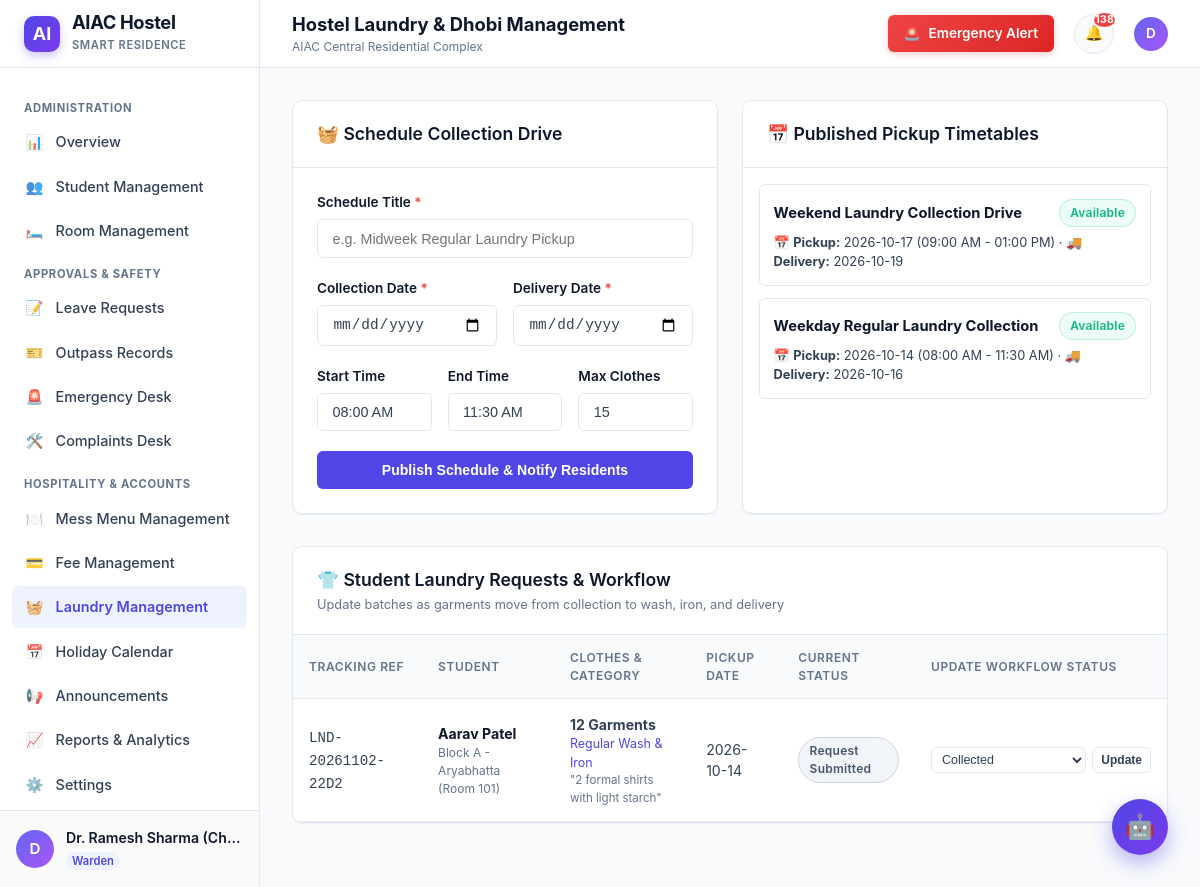
/warden/laundry (signed in), run on the app's committed database.
### tables this page shows
CREATE TABLE users (
        id INTEGER PRIMARY KEY AUTOINCREMENT,
        name TEXT NOT NULL,
        email TEXT NOT NULL UNIQUE,
        password_hash TEXT NOT NULL,
        role TEXT NOT NULL DEFAULT 'student',
        hostel_block TEXT,
        academic_year TEXT,
        room_id INTEGER,
        phone TEXT,
        status TEXT DEFAULT 'active',
        created_at TIMESTAMP DEFAULT CURRENT_TIMESTAMP,
        updated_at TIMESTAMP DEFAULT CURRENT_TIMESTAMP, student_id TEXT, department TEXT, guardian_name TEXT, guardian_phone TEXT, room_number TEXT, room_type TEXT,
        FOREIGN KEY (room_id) REFERENCES rooms(id) ON DELETE SET NULL
    );

CREATE TABLE system_settings (
        key TEXT PRIMARY KEY,
        value TEXT NOT NULL,
        description TEXT
    );

CREATE TABLE laundry_schedules (
        id INTEGER PRIMARY KEY AUTOINCREMENT,
        title TEXT NOT NULL,
        collection_date DATE NOT NULL,
        collection_time_start TEXT NOT NULL,
        collection_time_end TEXT NOT NULL,
        expected_delivery_date DATE NOT NULL,
        is_available INTEGER DEFAULT 1,
        holiday_note TEXT,
        max_clothes_per_student INTEGER DEFAULT 15,
        created_by INTEGER,
        created_at TIMESTAMP DEFAULT CURRENT_TIMESTAMP,
        FOREIGN KEY (created_by) REFERENCES users(id) ON DELETE SET NULL
    );

CREATE TABLE laundry_requests (
        id INTEGER PRIMARY KEY AUTOINCREMENT,
        request_code TEXT NOT NULL UNIQUE,
        user_id INTEGER NOT NULL,
        schedule_id INTEGER,
        cloth_count INTEGER NOT NULL,
        service_category TEXT NOT NULL,
        notes TEXT,
        status TEXT DEFAULT 'Request Submitted',
        pickup_date DATE,
        delivery_date DATE,
        created_at TIMESTAMP DEFAULT CURRENT_TIMESTAMP,
        updated_at TIMESTAMP DEFAULT CURRENT_TIMESTAMP,
        FOREIGN KEY (user_id) REFERENCES users(id) ON DELETE CASCADE,
        FOREIGN KEY (schedule_id) REFERENCES laundry_schedules(id) ON DELETE SET NULL
    );

CREATE TABLE rooms (
        id INTEGER PRIMARY KEY AUTOINCREMENT,
        block_id INTEGER NOT NULL,
        room_number TEXT NOT NULL,
        floor INTEGER DEFAULT 1,
        capacity INTEGER NOT NULL DEFAULT 2,
        occupancy INTEGER NOT NULL DEFAULT 0,
        status TEXT DEFAULT 'available',
        notes TEXT,
        created_at TIMESTAMP DEFAULT CURRENT_TIMESTAMP, room_type TEXT DEFAULT 'Double Sharing Standard',
        FOREIGN KEY (block_id) REFERENCES hostel_blocks(id) ON DELETE CASCADE,
        UNIQUE (block_id, room_number)
    );

### app.py (the view, shortened to what this page needs)
@app.route('/warden/laundry', methods=['GET', 'POST'])
@login_required
@warden_required
def warden_laundry():
    conn = database.get_db()
    schedules = conn.execute('SELECT * FROM laundry_schedules ORDER BY collection_date DESC').fetchall()
    requests_list = conn.execute('''
        SELECT lr.*, u.name as student_name, u.email as student_email, u.hostel_block, r.room_number,
               ls.collection_date
        FROM laundry_requests lr
        JOIN users u ON lr.user_id = u.id
        LEFT JOIN rooms r ON u.room_id = r.id
        LEFT JOIN laundry_schedules ls ON lr.schedule_id = ls.id
        ORDER BY lr.created_at DESC
    ''').fetchall()
    conn.close()
    return render_template('warden_laundry.html', schedules=schedules, requests=requests_list)

### templates/warden_laundry.html (shortened to what this page needs)
{% extends "base.html" %}
{% block page_title %}Hostel Laundry & Dhobi Management{% endblock %}
{% block content %}
<div style="display: grid; grid-template-columns: repeat(auto-fit, minmax(340px, 1fr)); gap: 1.5rem; margin-bottom: 2rem;">
  <div class="content-card" style="margin-bottom: 0;">
    <div class="card-header-bar">
      <h3>🧺 Schedule Collection Drive</h3>
    </div>
    <div class="card-body">
      <form action="{{ url_for('warden_laundry') }}" method="POST">
        <div class="form-group">
          <label class="form-label" for="title">Schedule Title <span style="color:var(--danger)">*</span></label>
          <input type="text" id="title" name="title" class="form-control"
                 placeholder="e.g. Midweek Regular Laundry Pickup" required>
        </div>
        <div class="form-row">
          <div class="form-group">
            <label class="form-label" for="collection_date">Collection Date <span style="color:var(--danger)">*</span></label>
            <input type="date" id="collection_date" name="collection_date" class="form-control" required>
          </div>
          <div class="form-group">
            <label class="form-label" for="expected_delivery_date">Delivery Date <span style="color:var(--danger)">*</span></label>
            <input type="date" id="expected_delivery_date" name="expected_delivery_date" class="form-control" required>
          </div>
        </div>
        <div class="form-row">
          <div class="form-group">
            <label class="form-label" for="collection_time_start">Start Time</label>
            <input type="text" id="collection_time_start" name="collection_time_start" class="form-control"
                   value="08:00 AM" required>
          </div>
          <div class="form-group">
            <label class="form-label" for="collection_time_end">End Time</label>
            <input type="text" id="collection_time_end" name="collection_time_end" class="form-control"
                   value="11:30 AM" required>
          </div>
          <div class="form-group">
            <label class="form-label" for="max_clothes">Max Clothes</label>
            <input type="number" id="max_clothes" name="max_clothes" value="15" min="5" max="30" class="form-control" required>
          </div>
        </div>
        <button type="submit" class="btn btn-primary btn-block">
          Publish Schedule & Notify Residents
        </button>
      </form>
    </div>
  </div>
  <div class="content-card" style="margin-bottom: 0;">
    <div class="card-header-bar">
      <h3>📅 Published Pickup Timetables</h3>
    </div>
    <div class="card-body" style="padding: 0;">
      {% if schedules %}
        <div style="display: grid; gap: 0.75rem; padding: 1rem;">
          {% for s in schedules %}
            <div style="border: 1px solid var(--border); border-radius: var(--radius-sm); padding: 0.85rem; background: #ffffff;">
              <div style="display: flex; justify-content: space-between; align-items: center; margin-bottom: 0.35rem;">
                <h4 style="font-size: 0.92rem; font-weight: 700; color: var(--dark-navy);">{{ s.title }}</h4>
                <span class="badge badge-{{ 'success' if s.is_available else 'danger' }}">
                  {{ 'Available' if s.is_available else 'Cancelled' }}
                </span>
              </div>
              <div style="font-size: 0.8rem; color: var(--slate-text);">
                📅 <b>Pickup:</b> {{ s.collection_date }} ({{ s.collection_time_start }} - {{ s.collection_time_end }}) ·
                🚚 <b>Delivery:</b> {{ s.expected_delivery_date }}
              </div>
            </div>
          {% endfor %}
        </div>
      {% else %}
        <div class="empty-state">
          <div class="empty-state-icon">📅</div>
          <h4>No Schedules Announced</h4>
        </div>
      {% endif %}
    </div>
  </div>
</div>
<div class="content-card">
  <div class="card-header-bar">
    <div>
      <h3>👕 Student Laundry Requests & Workflow</h3>
      <p>Update batches as garments move from collection to wash, iron, and delivery</p>
    </div>
  </div>
  <div class="card-body" style="padding: 0;">
    {% if requests %}
      <div class="table-responsive">
        <table class="modern-table">
          <thead>
            <tr>
              <th>Tracking Ref</th>
              <th>Student</th>
              <th>Clothes & Category</th>
              <th>Pickup Date</th>
              <th>Current Status</th>
              <th>Update Workflow Status</th>
            </tr>
          </thead>
          <tbody>
            {% for r in requests %}
              <tr>
                <td><code>{{ r.request_code }}</code></td>
                <td>
                  <div style="font-weight: 700; color: var(--dark-navy);">{{ r.student_name }}</div>
                  <div style="font-size: 0.75rem; color: var(--muted-text);">{{ r.hostel_block }} (Room {{ r.room_number or 'Unassigned' }})</div>
                </td>
                <td>
                  <div style="font-weight: 700;">{{ r.cloth_count }} Garments</div>
                  <div style="font-size: 0.78rem; color: var(--primary);">{{ r.service_category }}</div>
                  {% if r.notes %}<div style="font-size: 0.72rem; color: var(--muted-text);">"{{ r.notes }}"</div>{% endif %}
                </td>
                <td>{{ r.collection_date or 'Next Slot' }}</td>
                <td>
                  {% if r.status == 'Delivered' %}
                    <span class="badge badge-success">Delivered</span>
                  {% elif r.status == 'Ready for Delivery' %}
                    <span class="badge badge-info">Ready for Delivery</span>
                  {% elif r.status == 'Washing' %}
                    <span class="badge badge-warning">Washing</span>
                  {% elif r.status == 'Collected' %}
                    <span class="badge badge-primary">Collected</span>
                  {% elif r.status == 'Cancelled' %}
                    <span class="badge badge-danger">Cancelled</span>
                  {% else %}
                    <span class="badge badge-neutral">{{ r.status }}</span>
                  {% endif %}
                </td>
                <td>
                  <form action="{{ url_for('warden_laundry') }}" method="POST" style="display: flex; gap: 0.4rem; min-width: 220px;">
                    <select name="status" class="form-select" style="font-size: 0.78rem; padding: 4px 6px;">
                      <option value="Collected" {% if r.status == 'Collected' %}selected{% endif %}>Collected</option>
                    </select>
                    <button type="submit" class="btn btn-secondary btn-sm" style="padding: 3px 8px; font-size: 0.75rem;">
                      Update
                    </button>
                  </form>
                </td>
              </tr>
            {% endfor %}
          </tbody>
        </table>
      </div>
    {% else %}
      <div class="empty-state">
        <div class="empty-state-icon">👕</div>
        <h4>No Student Laundry Requests</h4>
        <p>No laundry bundles submitted by students yet.</p>
      </div>
    {% endif %}
  </div>
</div>
{% endblock %}

### templates/base.html (shortened to what this page needs)
<!DOCTYPE html>
<html lang="en">
<head>
  <link rel="stylesheet" href="{{ url_for('static', filename='css/style.css') }}">
</head>
<body>
<div class="app-wrapper">
  <aside class="sidebar" id="sidebar">
    <div class="sidebar-header">
      <div class="brand-logo">AI</div>
      <div class="brand-text">
        <h1>AIAC Hostel</h1>
        <span>Smart Residence</span>
      </div>
    </div>
    <nav class="sidebar-nav">
      {% if current_user and current_user.role == 'warden' %}
        <div class="nav-group-label">Administration</div>
        <a href="{{ url_for('warden_dashboard') }}" class="nav-item {% if request.path == '/warden/dashboard' %}active{% endif %}">
          <span class="icon">📊</span> Overview
        </a>
        <a href="{{ url_for('warden_students') }}" class="nav-item {% if '/warden/students' in request.path %}active{% endif %}">
          <span class="icon">👥</span> Student Management
        </a>
        <a href="{{ url_for('warden_rooms') }}" class="nav-item {% if '/warden/rooms' in request.path %}active{% endif %}">
          <span class="icon">🛏️</span> Room Management
        </a>
        <div class="nav-group-label">Approvals & Safety</div>
        <a href="{{ url_for('warden_leave_requests') }}" class="nav-item {% if '/warden/leave-requests' in request.path %}active{% endif %}">
          <span class="icon">📝</span> Leave Requests
        </a>
        <a href="{{ url_for('warden_outpasses') }}" class="nav-item {% if '/warden/outpasses' in request.path %}active{% endif %}">
          <span class="icon">🎫</span> Outpass Records
        </a>
        <a href="{{ url_for('warden_emergencies') }}" class="nav-item {% if '/warden/emergencies' in request.path %}active{% endif %}">
          <span class="icon">🚨</span> Emergency Desk
        </a>
        <a href="{{ url_for('warden_complaints') }}" class="nav-item {% if '/warden/complaints' in request.path %}active{% endif %}">
          <span class="icon">🛠️</span> Complaints Desk
        </a>
        <div class="nav-group-label">Hospitality & Accounts</div>
        <a href="{{ url_for('warden_mess_menu') }}" class="nav-item {% if '/warden/mess-menu' in request.path %}active{% endif %}">
          <span class="icon">🍽️</span> Mess Menu Management
        </a>
        <a href="{{ url_for('warden_fees') }}" class="nav-item {% if '/warden/fees' in request.path %}active{% endif %}">
          <span class="icon">💳</span> Fee Management
        </a>
        <a href="{{ url_for('warden_laundry') }}" class="nav-item {% if '/warden/laundry' in request.path %}active{% endif %}">
          <span class="icon">🧺</span> Laundry Management
        </a>
        <a href="{{ url_for('holiday_calendar') }}" class="nav-item {% if request.path == '/holiday-calendar' %}active{% endif %}">
          <span class="icon">📅</span> Holiday Calendar
        </a>
        <a href="{{ url_for('warden_announcements') }}" class="nav-item {% if '/warden/announcements' in request.path %}active{% endif %}">
          <span class="icon">📢</span> Announcements
        </a>
        <a href="{{ url_for('warden_reports') }}" class="nav-item {% if '/warden/reports' in request.path %}active{% endif %}">
          <span class="icon">📈</span> Reports & Analytics
        </a>
        <a href="{{ url_for('warden_settings') }}" class="nav-item {% if '/warden/settings' in request.path %}active{% endif %}">
          <span class="icon">⚙️</span> Settings
        </a>
      {% endif %}
    </nav>
    {% if current_user %}
    <div class="sidebar-footer">
      <div class="user-quick-profile">
        <div class="avatar-circle">
          {{ current_user.name[0] | upper }}
        </div>
        <div class="user-info-text">
          <div class="name">{{ current_user.name }}</div>
          <div class="role-badge">{{ current_user.role | capitalize }}</div>
        </div>
      </div>
    </div>
    {% endif %}
  </aside>
  <div class="main-wrapper">
    <header class="topbar">
      <div class="topbar-left">
        <div class="topbar-title">
          <h2>{% block page_title %}Dashboard{% endblock %}</h2>
          <p>{{ hostel_name }}</p>
        </div>
      </div>
      <div class="topbar-right">
        {% if current_user %}
          <a href="{{ url_for('emergency_support') if current_user.role == 'student' else url_for('warden_emergencies') }}" class="emergency-btn-top">
            <span>🚨</span> Emergency Alert
          </a>
          <a href="{{ url_for('notifications') }}" class="notification-bell" title="Notifications">
            <span>🔔</span>
            {% if unread_notifications_count > 0 %}
              <span class="badge">{{ unread_notifications_count }}</span>
            {% endif %}
          </a>
          <a href="{{ url_for('profile') if current_user.role == 'student' else url_for('warden_settings') }}" style="display:flex; align-items:center; gap:0.5rem; text-decoration:none;">
            <div class="avatar-circle" style="width:34px; height:34px; font-size:0.85rem;">
              {{ current_user.name[0] | upper }}
            </div>
          </a>
        {% else %}
          <div style="display:flex; gap:0.5rem;">
            <a href="{{ url_for('login') }}" class="btn btn-primary btn-sm">Sign In</a>
            <a href="{{ url_for('register') }}" class="btn btn-secondary btn-sm">Register</a>
          </div>
        {% endif %}
      </div>
    </header>
    <main class="page-container">
      {% block content %}{% endblock %}
    </main>
  </div>
</div>
<button class="chatbot-toggle-btn" id="chatbotToggle" title="Ask AIAC Virtual Assistant" aria-label="Open AI Hostel Assistant">
  🤖
</button>
</body>
</html>

### data on the page
users: name "D", name "Dr. Ramesh Sharma (Ch…", role "Warden"
system_settings: value "AIAC Central Residential Complex"
laundry_schedules: title "Weekend Laundry Collection Drive", is_available "Available", collection_date "2026-10-17", collection_time_start "09:00 AM", collection_time_end "01:00 PM", expected_delivery_date "2026-10-19"
laundry_schedules: title "Weekday Regular Laundry Collection", is_available "Available", collection_date "2026-10-14", collection_time_start "08:00 AM", collection_time_end "11:30 AM", expected_delivery_date "2026-10-16"
laundry_requests: request_code "LND-20261102-22D2", student_name "Aarav Patel", hostel_block "Block A - Aryabhatta", room_number "101", cloth_count "12", service_category "Regular Wash & Iron", notes "2 formal shirts with light starch", collection_date "2026-10-14", status "Request Submitted"

### other printed values
{{ unread_notifications_count }} "138"
